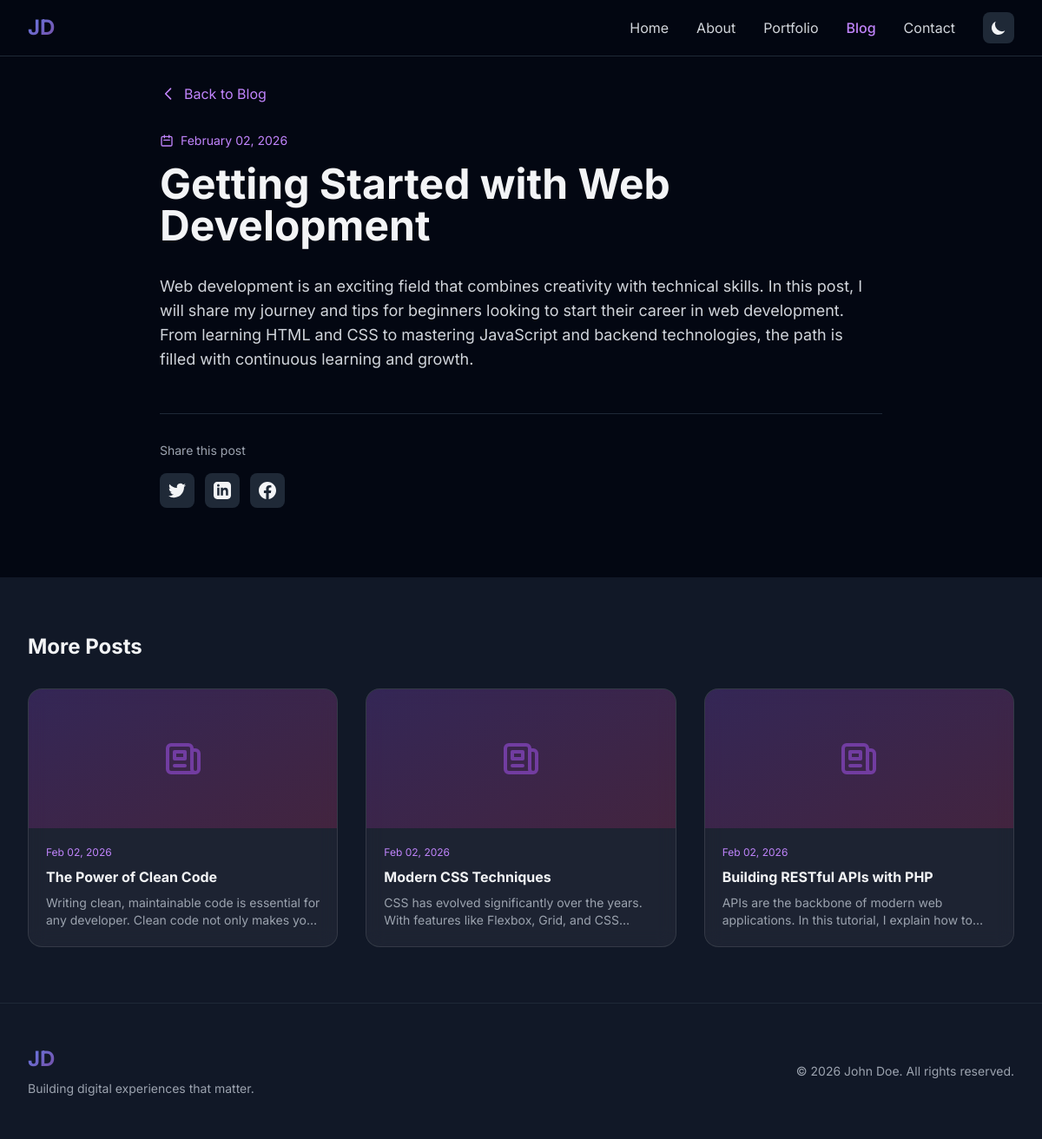
The app's page /blog.php?id=1 with its own data.
### tables this page shows
CREATE TABLE IF NOT EXISTS blogs (
    id INT AUTO_INCREMENT PRIMARY KEY,
    title VARCHAR(255) NOT NULL,
    content TEXT,
    image_url VARCHAR(500),
    created_at TIMESTAMP DEFAULT CURRENT_TIMESTAMP
);

### blog.php (the view, shortened to what this page needs)
<?php
$blogId = (int)$_GET['id'];
try {
    $db = Database::getInstance();
    $conn = $db->getConnection();
    $stmt = $conn->prepare("SELECT * FROM blogs WHERE id = ?");
    $stmt->execute([$blogId]);
    $blog = $stmt->fetch();
    $stmt = $conn->prepare("SELECT * FROM blogs WHERE id != ? ORDER BY created_at DESC LIMIT 3");
    $stmt->execute([$blogId]);
    $relatedPosts = $stmt->fetchAll();
} catch (Exception $e) {
    header('Location: index.php#blog');
    exit;
}
?>
<!DOCTYPE html>
<html lang="en" class="dark scroll-smooth">
<head>
    <script src="https://cdn.tailwindcss.com"></script>
</head>
<body class="bg-gray-50 dark:bg-gray-950 text-gray-900 dark:text-gray-100 font-sans transition-colors duration-300">
    <nav class="fixed top-0 left-0 right-0 z-50 bg-white/80 dark:bg-gray-950/80 backdrop-blur-lg border-b border-gray-200 dark:border-gray-800">
        <div class="max-w-7xl mx-auto px-4 sm:px-6 lg:px-8">
            <div class="flex items-center justify-between h-16">
                <a href="index.php" class="text-2xl font-bold gradient-text">JD</a>
                <div class="hidden md:flex items-center space-x-8">
                    <a href="index.php#home" class="text-gray-600 dark:text-gray-300 hover:text-purple-600 dark:hover:text-purple-400 transition-colors">Home</a>
                    <a href="index.php#about" class="text-gray-600 dark:text-gray-300 hover:text-purple-600 dark:hover:text-purple-400 transition-colors">About</a>
                    <a href="index.php#portfolio" class="text-gray-600 dark:text-gray-300 hover:text-purple-600 dark:hover:text-purple-400 transition-colors">Portfolio</a>
                    <a href="index.php#blog" class="text-purple-600 dark:text-purple-400 font-medium">Blog</a>
                    <a href="index.php#contact" class="text-gray-600 dark:text-gray-300 hover:text-purple-600 dark:hover:text-purple-400 transition-colors">Contact</a>
                    <button id="theme-toggle" class="p-2 rounded-lg bg-gray-100 dark:bg-gray-800 hover:bg-gray-200 dark:hover:bg-gray-700 transition-colors">
                        <svg class="w-5 h-5 moon-icon" fill="currentColor" viewBox="0 0 20 20">
                            <path d="M17.293 13.293A8 8 0 016.707 2.707a8.001 8.001 0 1010.586 10.586z"/>
                        </svg>
                    </button>
                </div>
            </div>
        </div>
    </nav>
    <article class="pt-24 pb-20">
        <div class="max-w-4xl mx-auto px-4 sm:px-6 lg:px-8">
            <a href="index.php#blog" class="inline-flex items-center gap-2 text-purple-600 dark:text-purple-400 hover:gap-3 transition-all mb-8">
                <svg class="w-5 h-5" fill="none" stroke="currentColor" viewBox="0 0 24 24">
                    <path stroke-linecap="round" stroke-linejoin="round" stroke-width="2" d="M15 19l-7-7 7-7"/>
                </svg>
                Back to Blog
            </a>
            <header class="mb-8 animate-fade-in">
                <div class="flex items-center gap-2 text-purple-600 dark:text-purple-400 text-sm mb-4">
                    <svg class="w-4 h-4" fill="none" stroke="currentColor" viewBox="0 0 24 24">
                        <path stroke-linecap="round" stroke-linejoin="round" stroke-width="2" d="M8 7V3m8 4V3m-9 8h10M5 21h14a2 2 0 002-2V7a2 2 0 00-2-2H5a2 2 0 00-2 2v12a2 2 0 002 2z"/>
                    </svg>
                    <?= date('F d, Y', strtotime($blog['created_at'])) ?>
                </div>
                <h1 class="text-3xl sm:text-4xl lg:text-5xl font-bold mb-6 leading-tight">
                    <?= htmlspecialchars($blog['title']) ?>
                </h1>
            </header>
            <div class="prose-content text-gray-600 dark:text-gray-300 text-lg animate-fade-in" style="animation-delay: 0.2s;">
                <?= nl2br(htmlspecialchars($blog['content'])) ?>
            </div>
            <div class="mt-12 pt-8 border-t border-gray-200 dark:border-gray-800">
                <p class="text-sm text-gray-500 dark:text-gray-400 mb-4">Share this post</p>
                <div class="flex gap-3">
                    <a href="https://twitter.com/intent/tweet?url=<?= urlencode('http://' . $_SERVER['HTTP_HOST'] . $_SERVER['REQUEST_URI']) ?>&text=<?= urlencode($blog['title']) ?>"
                       target="_blank"
                       class="w-10 h-10 rounded-lg bg-gray-100 dark:bg-gray-800 flex items-center justify-center hover:bg-purple-600 hover:text-white transition-all duration-300">
                    </a>
                    <a href="https://www.linkedin.com/shareArticle?mini=true&url=<?= urlencode('http://' . $_SERVER['HTTP_HOST'] . $_SERVER['REQUEST_URI']) ?>&title=<?= urlencode($blog['title']) ?>"
                       target="_blank"
                       class="w-10 h-10 rounded-lg bg-gray-100 dark:bg-gray-800 flex items-center justify-center hover:bg-purple-600 hover:text-white transition-all duration-300">
                    </a>
                    <a href="https://www.facebook.com/sharer/sharer.php?u=<?= urlencode('http://' . $_SERVER['HTTP_HOST'] . $_SERVER['REQUEST_URI']) ?>"
                       target="_blank"
                       class="w-10 h-10 rounded-lg bg-gray-100 dark:bg-gray-800 flex items-center justify-center hover:bg-purple-600 hover:text-white transition-all duration-300">
                    </a>
                </div>
            </div>
        </div>
    </article>
    <?php if (!empty($relatedPosts)): ?>
    <section class="py-16 bg-white dark:bg-gray-900">
        <div class="max-w-7xl mx-auto px-4 sm:px-6 lg:px-8">
            <h2 class="text-2xl font-bold mb-8">More Posts</h2>
            <div class="grid sm:grid-cols-2 lg:grid-cols-3 gap-8">
                <?php foreach ($relatedPosts as $post): ?>
                <a href="blog.php?id=<?= $post['id'] ?>" class="group">
                    <article class="glass-card rounded-2xl overflow-hidden hover:scale-[1.02] transition-all duration-300">
                        <?php if (!empty($post['image_url'])): ?>
                        <div class="h-40 overflow-hidden">
                            <img src="<?= htmlspecialchars($post['image_url']) ?>"
                                 alt="<?= htmlspecialchars($post['title']) ?>"
                                 class="w-full h-full object-cover group-hover:scale-110 transition-transform duration-500">
                        </div>
                        <?php else: ?>
                        <div class="h-40 bg-gradient-to-br from-purple-600/20 to-pink-600/20 flex items-center justify-center">
                            <svg class="w-12 h-12 text-purple-500/50" fill="none" stroke="currentColor" viewBox="0 0 24 24">
                                <path stroke-linecap="round" stroke-linejoin="round" stroke-width="2" d="M19 20H5a2 2 0 01-2-2V6a2 2 0 012-2h10a2 2 0 012 2v1m2 13a2 2 0 01-2-2V7m2 13a2 2 0 002-2V9a2 2 0 00-2-2h-2m-4-3H9M7 16h6M7 8h6v4H7V8z"/>
                            </svg>
                        </div>
                        <?php endif; ?>
                        <div class="p-5">
                            <div class="text-purple-600 dark:text-purple-400 text-xs mb-2">
                                <?= date('M d, Y', strtotime($post['created_at'])) ?>
                            </div>
                            <h3 class="font-bold mb-2 group-hover:text-purple-600 dark:group-hover:text-purple-400 transition-colors">
                                <?= htmlspecialchars($post['title']) ?>
                            </h3>
                            <p class="text-gray-600 dark:text-gray-400 text-sm line-clamp-2">
                                <?= htmlspecialchars(substr($post['content'], 0, 100)) ?>...
                            </p>
                        </div>
                    </article>
                </a>
                <?php endforeach; ?>
            </div>
        </div>
    </section>
    <?php endif; ?>
    <footer class="py-12 bg-gray-100 dark:bg-gray-900 border-t border-gray-200 dark:border-gray-800">
        <div class="max-w-7xl mx-auto px-4 sm:px-6 lg:px-8">
            <div class="flex flex-col md:flex-row items-center justify-between gap-6">
                <div class="text-center md:text-left">
                    <a href="index.php" class="text-2xl font-bold gradient-text">JD</a>
                    <p class="text-gray-600 dark:text-gray-400 mt-2 text-sm">
                        Building digital experiences that matter.
                    </p>
                </div>
                <div class="text-center md:text-right text-gray-600 dark:text-gray-400 text-sm">
                    <p>&copy; <?= date('Y') ?> John Doe. All rights reserved.</p>
                </div>
            </div>
        </div>
    </footer>
</body>
</html>

### blog.php (style rules this page uses)
.gradient-text { background: linear-gradient(135deg, #667eea 0%, #764ba2 100%); -webkit-background-clip: text; -webkit-text-fill-color: transparent; background-clip: text; }
.glass-card { background: rgba(255, 255, 255, 0.05); backdrop-filter: blur(10px); border: 1px solid rgba(255, 255, 255, 0.1); }
.prose-content { line-height: 1.8; }

### records on screen
blogs: created_at "February 02, 2026", title "Getting Started with Web Development", content "Web development is an exciting field that combines creativity with technical skills. In this post, I will share my journey and tips for beginners looking to start their career in web development. From learning HTML and CSS to mastering JavaScript and backend technologies, the path is filled with continuous learning and growth."
blogs: created_at "Feb 02, 2026", title "The Power of Clean Code", content "Writing clean, maintainable code is essential for any developer. Clean code not only makes…"
blogs: created_at "Feb 02, 2026", title "Modern CSS Techniques", content "CSS has evolved significantly over the years. With features like Flexbox, Grid, and…"
blogs: created_at "Feb 02, 2026", title "Building RESTful APIs with PHP", content "APIs are the backbone of modern web applications. In this tutorial, I explain how…"
